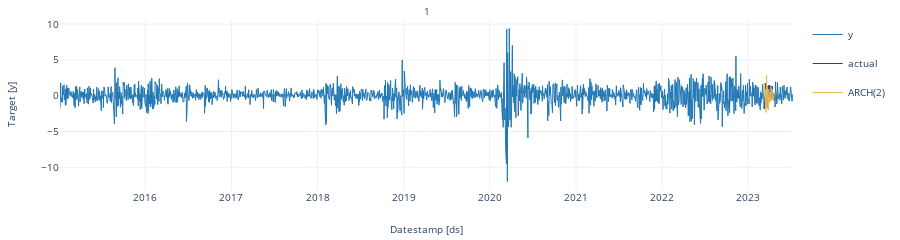
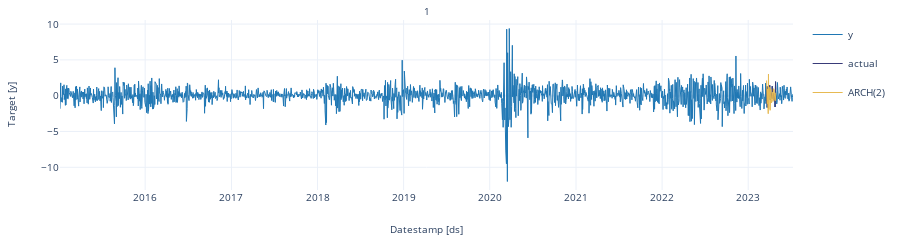
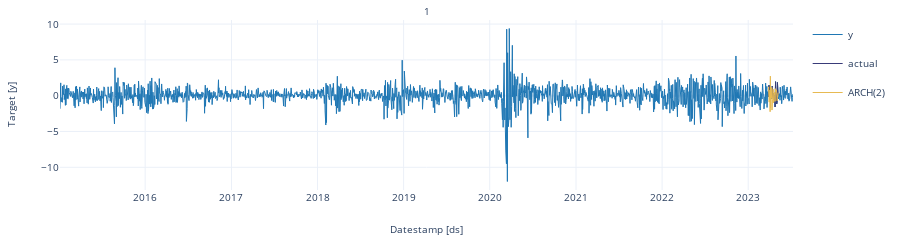

The cell these charts' notebook holds for them, in order:
### Code cell
crossvalidation_df.rename(columns = {'y' : 'actual'}, inplace = True) # rename actual values 

cutoff = crossvalidation_df['cutoff'].unique()

for k in range(len(cutoff)): 
    cv = crossvalidation_df[crossvalidation_df['cutoff'] == cutoff[k]]
    StatsForecast.plot(df, cv.loc[:, cv.columns != 'cutoff'])

### Figure 1 — Plotly figure (JSON) as saved in the notebook; plotly's stock layout.template omitted (floating-point values rounded to 4 significant figures; data arrays with more than 128 entries replaced by an {"elided": "..."} marker saying what was removed)
{"data": [{"legendgroup": "y", "line": {"color": "#1f77b4", "width": 1}, "mode": "lines", "name": "y", "showlegend": true, "type": "scatter", "x": {"elided": "2142 str values"}, "xaxis": "x", "y": {"elided": "2142 float values"}, "yaxis": "y"}, {"legendgroup": "actual", "line": {"color": "#393b79", "width": 1}, "mode": "lines", "name": "actual", "showlegend": true, "type": "scatter", "x": ["2023-03-10T00:00:00", "2023-03-13T00:00:00", "2023-03-14T00:00:00", "2023-03-15T00:00:00", "2023-03-16T00:00:00", "2023-03-17T00:00:00", "2023-03-20T00:00:00", "2023-03-21T00:00:00", "2023-03-22T00:00:00", "2023-03-23T00:00:00", "2023-03-24T00:00:00", "2023-03-27T00:00:00", "2023-03-28T00:00:00", "2023-03-29T00:00:00", "2023-03-30T00:00:00", "2023-03-31T00:00:00", "2023-04-03T00:00:00", "2023-04-04T00:00:00", "2023-04-05T00:00:00", "2023-04-06T00:00:00", "2023-04-07T00:00:00", "2023-04-10T00:00:00", "2023-04-11T00:00:00", "2023-04-12T00:00:00", "2023-04-13T00:00:00", "2023-04-14T00:00:00", "2023-04-17T00:00:00", "2023-04-18T00:00:00", "2023-04-19T00:00:00", "2023-04-20T00:00:00"], "xaxis": "x", "y": [-1.846, -1.448, -0.151, 1.648, -0.6981, 1.756, -1.102, 0.8918, 1.298, -1.646, 0.2985, 0.564, 0.1647, -0.1574, 1.424, 0.5715, 1.444, 0.3699, -0.5797, -0.2492, 0.3579, 0.09963, -0.004135, -0.4135, 1.326, -0.2069, 0.3306, 0.08552, -0.008426, -0.5953], "yaxis": "y"}, {"legendgroup": "ARCH(2)", "line": {"color": "#e7ba52", "width": 1}, "mode": "lines", "name": "ARCH(2)", "showlegend": true, "type": "scatter", "x": ["2023-03-10T00:00:00", "2023-03-13T00:00:00", "2023-03-14T00:00:00", "2023-03-15T00:00:00", "2023-03-16T00:00:00", "2023-03-17T00:00:00", "2023-03-20T00:00:00", "2023-03-21T00:00:00", "2023-03-22T00:00:00", "2023-03-23T00:00:00", "2023-03-24T00:00:00", "2023-03-27T00:00:00", "2023-03-28T00:00:00", "2023-03-29T00:00:00", "2023-03-30T00:00:00", "2023-03-31T00:00:00", "2023-04-03T00:00:00", "2023-04-04T00:00:00", "2023-04-05T00:00:00", "2023-04-06T00:00:00", "2023-04-07T00:00:00", "2023-04-10T00:00:00", "2023-04-11T00:00:00", "2023-04-12T00:00:00", "2023-04-13T00:00:00", "2023-04-14T00:00:00", "2023-04-17T00:00:00", "2023-04-18T00:00:00", "2023-04-19T00:00:00", "2023-04-20T00:00:00"], "xaxis": "x", "y": [1.834, -0.7859, -0.718, -0.9844, 0.8514, -2.348, 2.849, -1.75, 0.6692, -0.3233, 1.165, -2.02, -0.4972, -0.5388, 0.9002, -1.003, -0.1796, -0.7881, 0.03463, 0.4731, -0.7936, 0.9872, 0.9062, 0.5215, 0.819, -0.602, -0.1103, -0.7075, -0.2114, 0.4216], "yaxis": "y"}], "layout": {"annotations": [{"font": {"size": 10}, "showarrow": false, "text": "1", "x": 0.5, "xanchor": "center", "xref": "paper", "y": 1, "yanchor": "bottom", "yref": "paper"}, {"font": {"size": 10}, "showarrow": false, "text": "Datestamp [ds]", "x": 0.5, "xanchor": "center", "xref": "paper", "y": 0, "yanchor": "top", "yref": "paper", "yshift": -30}, {"font": {"size": 10}, "showarrow": false, "text": "Target [y]", "textangle": -90, "x": 0, "xanchor": "right", "xref": "paper", "xshift": -40, "y": 0.5, "yanchor": "middle", "yref": "paper"}], "autosize": true, "font": {"size": 10}, "height": 150, "margin": {"b": 50, "l": 60, "r": 10, "t": 20}, "xaxis": {"anchor": "y", "domain": [0, 1], "showticklabels": true, "visible": true}, "yaxis": {"anchor": "x", "domain": [0, 1]}}}

### Figure 2 — Plotly figure (JSON) as saved in the notebook; plotly's stock layout.template omitted (floating-point values rounded to 4 significant figures; data arrays with more than 128 entries replaced by an {"elided": "..."} marker saying what was removed)
{"data": [{"legendgroup": "y", "line": {"color": "#1f77b4", "width": 1}, "mode": "lines", "name": "y", "showlegend": true, "type": "scatter", "x": {"elided": "2142 str values"}, "xaxis": "x", "y": {"elided": "2142 float values"}, "yaxis": "y"}, {"legendgroup": "actual", "line": {"color": "#393b79", "width": 1}, "mode": "lines", "name": "actual", "showlegend": true, "type": "scatter", "x": ["2023-03-20T00:00:00", "2023-03-21T00:00:00", "2023-03-22T00:00:00", "2023-03-23T00:00:00", "2023-03-24T00:00:00", "2023-03-27T00:00:00", "2023-03-28T00:00:00", "2023-03-29T00:00:00", "2023-03-30T00:00:00", "2023-03-31T00:00:00", "2023-04-03T00:00:00", "2023-04-04T00:00:00", "2023-04-05T00:00:00", "2023-04-06T00:00:00", "2023-04-07T00:00:00", "2023-04-10T00:00:00", "2023-04-11T00:00:00", "2023-04-12T00:00:00", "2023-04-13T00:00:00", "2023-04-14T00:00:00", "2023-04-17T00:00:00", "2023-04-18T00:00:00", "2023-04-19T00:00:00", "2023-04-20T00:00:00", "2023-04-21T00:00:00", "2023-04-24T00:00:00", "2023-04-25T00:00:00", "2023-04-26T00:00:00", "2023-04-27T00:00:00", "2023-04-28T00:00:00"], "xaxis": "x", "y": [-1.102, 0.8918, 1.298, -1.646, 0.2985, 0.564, 0.1647, -0.1574, 1.424, 0.5715, 1.444, 0.3699, -0.5797, -0.2492, 0.3579, 0.09963, -0.004135, -0.4135, 1.326, -0.2069, 0.3306, 0.08552, -0.008426, -0.5953, 0.09032, 0.08516, -1.581, -0.3841, 1.957, 0.8253], "yaxis": "y"}, {"legendgroup": "ARCH(2)", "line": {"color": "#e7ba52", "width": 1}, "mode": "lines", "name": "ARCH(2)", "showlegend": true, "type": "scatter", "x": ["2023-03-20T00:00:00", "2023-03-21T00:00:00", "2023-03-22T00:00:00", "2023-03-23T00:00:00", "2023-03-24T00:00:00", "2023-03-27T00:00:00", "2023-03-28T00:00:00", "2023-03-29T00:00:00", "2023-03-30T00:00:00", "2023-03-31T00:00:00", "2023-04-03T00:00:00", "2023-04-04T00:00:00", "2023-04-05T00:00:00", "2023-04-06T00:00:00", "2023-04-07T00:00:00", "2023-04-10T00:00:00", "2023-04-11T00:00:00", "2023-04-12T00:00:00", "2023-04-13T00:00:00", "2023-04-14T00:00:00", "2023-04-17T00:00:00", "2023-04-18T00:00:00", "2023-04-19T00:00:00", "2023-04-20T00:00:00", "2023-04-21T00:00:00", "2023-04-24T00:00:00", "2023-04-25T00:00:00", "2023-04-26T00:00:00", "2023-04-27T00:00:00", "2023-04-28T00:00:00"], "xaxis": "x", "y": [2.124, -1.085, -0.8299, -1.128, 0.923, -2.517, 3.021, -1.856, 0.7078, -0.3389, 1.187, -2.041, -0.502, -0.5453, 0.9035, -1.006, -0.1801, -0.791, 0.03464, 0.4746, -0.7936, 0.9873, 0.9065, 0.5221, 0.8206, -0.6024, -0.1105, -0.7085, -0.2113, 0.4225], "yaxis": "y"}], "layout": {"annotations": [{"font": {"size": 10}, "showarrow": false, "text": "1", "x": 0.5, "xanchor": "center", "xref": "paper", "y": 1, "yanchor": "bottom", "yref": "paper"}, {"font": {"size": 10}, "showarrow": false, "text": "Datestamp [ds]", "x": 0.5, "xanchor": "center", "xref": "paper", "y": 0, "yanchor": "top", "yref": "paper", "yshift": -30}, {"font": {"size": 10}, "showarrow": false, "text": "Target [y]", "textangle": -90, "x": 0, "xanchor": "right", "xref": "paper", "xshift": -40, "y": 0.5, "yanchor": "middle", "yref": "paper"}], "autosize": true, "font": {"size": 10}, "height": 150, "margin": {"b": 50, "l": 60, "r": 10, "t": 20}, "xaxis": {"anchor": "y", "domain": [0, 1], "showticklabels": true, "visible": true}, "yaxis": {"anchor": "x", "domain": [0, 1]}}}

### Figure 3 — Plotly figure (JSON) as saved in the notebook; plotly's stock layout.template omitted (floating-point values rounded to 4 significant figures; data arrays with more than 128 entries replaced by an {"elided": "..."} marker saying what was removed)
{"data": [{"legendgroup": "y", "line": {"color": "#1f77b4", "width": 1}, "mode": "lines", "name": "y", "showlegend": true, "type": "scatter", "x": {"elided": "2142 str values"}, "xaxis": "x", "y": {"elided": "2142 float values"}, "yaxis": "y"}, {"legendgroup": "actual", "line": {"color": "#393b79", "width": 1}, "mode": "lines", "name": "actual", "showlegend": true, "type": "scatter", "x": ["2023-03-28T00:00:00", "2023-03-29T00:00:00", "2023-03-30T00:00:00", "2023-03-31T00:00:00", "2023-04-03T00:00:00", "2023-04-04T00:00:00", "2023-04-05T00:00:00", "2023-04-06T00:00:00", "2023-04-07T00:00:00", "2023-04-10T00:00:00", "2023-04-11T00:00:00", "2023-04-12T00:00:00", "2023-04-13T00:00:00", "2023-04-14T00:00:00", "2023-04-17T00:00:00", "2023-04-18T00:00:00", "2023-04-19T00:00:00", "2023-04-20T00:00:00", "2023-04-21T00:00:00", "2023-04-24T00:00:00", "2023-04-25T00:00:00", "2023-04-26T00:00:00", "2023-04-27T00:00:00", "2023-04-28T00:00:00", "2023-05-01T00:00:00", "2023-05-02T00:00:00", "2023-05-03T00:00:00", "2023-05-04T00:00:00", "2023-05-05T00:00:00", "2023-05-08T00:00:00"], "xaxis": "x", "y": [0.1647, -0.1574, 1.424, 0.5715, 1.444, 0.3699, -0.5797, -0.2492, 0.3579, 0.09963, -0.004135, -0.4135, 1.326, -0.2069, 0.3306, 0.08552, -0.008426, -0.5953, 0.09032, 0.08516, -1.581, -0.3841, 1.957, 0.8253, -0.03861, -1.159, -0.6998, -0.7219, 1.847, 0.04521], "yaxis": "y"}, {"legendgroup": "ARCH(2)", "line": {"color": "#e7ba52", "width": 1}, "mode": "lines", "name": "ARCH(2)", "showlegend": true, "type": "scatter", "x": ["2023-03-28T00:00:00", "2023-03-29T00:00:00", "2023-03-30T00:00:00", "2023-03-31T00:00:00", "2023-04-03T00:00:00", "2023-04-04T00:00:00", "2023-04-05T00:00:00", "2023-04-06T00:00:00", "2023-04-07T00:00:00", "2023-04-10T00:00:00", "2023-04-11T00:00:00", "2023-04-12T00:00:00", "2023-04-13T00:00:00", "2023-04-14T00:00:00", "2023-04-17T00:00:00", "2023-04-18T00:00:00", "2023-04-19T00:00:00", "2023-04-20T00:00:00", "2023-04-21T00:00:00", "2023-04-24T00:00:00", "2023-04-25T00:00:00", "2023-04-26T00:00:00", "2023-04-27T00:00:00", "2023-04-28T00:00:00", "2023-05-01T00:00:00", "2023-05-02T00:00:00", "2023-05-03T00:00:00", "2023-05-04T00:00:00", "2023-05-05T00:00:00", "2023-05-08T00:00:00"], "xaxis": "x", "y": [1.242, -0.642, -0.5625, -0.8969, 0.7923, -2.242, 2.731, -1.681, 0.6455, -0.3146, 1.154, -2.006, -0.4937, -0.5372, 0.8992, -1.002, -0.1795, -0.7891, 0.03462, 0.474, -0.7938, 0.9872, 0.9062, 0.5217, 0.8199, -0.6021, -0.1104, -0.7083, -0.2114, 0.4223], "yaxis": "y"}], "layout": {"annotations": [{"font": {"size": 10}, "showarrow": false, "text": "1", "x": 0.5, "xanchor": "center", "xref": "paper", "y": 1, "yanchor": "bottom", "yref": "paper"}, {"font": {"size": 10}, "showarrow": false, "text": "Datestamp [ds]", "x": 0.5, "xanchor": "center", "xref": "paper", "y": 0, "yanchor": "top", "yref": "paper", "yshift": -30}, {"font": {"size": 10}, "showarrow": false, "text": "Target [y]", "textangle": -90, "x": 0, "xanchor": "right", "xref": "paper", "xshift": -40, "y": 0.5, "yanchor": "middle", "yref": "paper"}], "autosize": true, "font": {"size": 10}, "height": 150, "margin": {"b": 50, "l": 60, "r": 10, "t": 20}, "xaxis": {"anchor": "y", "domain": [0, 1], "showticklabels": true, "visible": true}, "yaxis": {"anchor": "x", "domain": [0, 1]}}}
